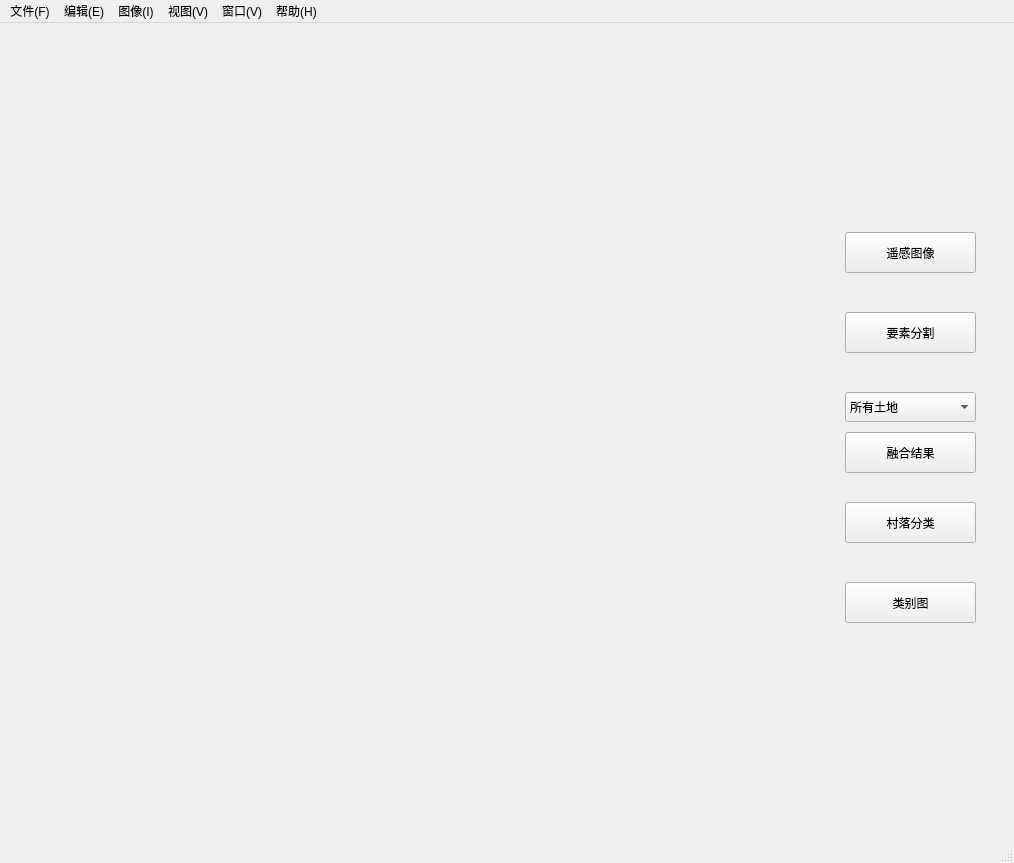
<?xml version="1.0" encoding="UTF-8"?>
<ui version="4.0">
 <class>MainWindow</class>
 <widget class="QMainWindow" name="MainWindow">
  <property name="geometry">
   <rect>
    <x>0</x>
    <y>0</y>
    <width>1014</width>
    <height>863</height>
   </rect>
  </property>
  <property name="windowTitle">
   <string>MainWindow</string>
  </property>
  <widget class="QWidget" name="centralwidget">
   <layout class="QHBoxLayout" name="horizontalLayout">
    <item>
     <widget class="QLabel" name="label">
      <property name="minimumSize">
       <size>
        <width>800</width>
        <height>800</height>
       </size>
      </property>
      <property name="text">
       <string/>
      </property>
      <property name="scaledContents">
       <bool>true</bool>
      </property>
     </widget>
    </item>
    <item>
     <widget class="QWidget" name="widget" native="true">
      <property name="minimumSize">
       <size>
        <width>190</width>
        <height>0</height>
       </size>
      </property>
      <property name="maximumSize">
       <size>
        <width>190</width>
        <height>16777215</height>
       </size>
      </property>
      <property name="layoutDirection">
       <enum>Qt::LeftToRight</enum>
      </property>
      <widget class="QPushButton" name="pushButton_remoteImg">
       <property name="geometry">
        <rect>
         <x>30</x>
         <y>200</y>
         <width>131</width>
         <height>41</height>
        </rect>
       </property>
       <property name="contextMenuPolicy">
        <enum>Qt::NoContextMenu</enum>
       </property>
       <property name="text">
        <string>遥感图像</string>
       </property>
      </widget>
      <widget class="QPushButton" name="pushButton_mtssPredict">
       <property name="geometry">
        <rect>
         <x>30</x>
         <y>280</y>
         <width>131</width>
         <height>41</height>
        </rect>
       </property>
       <property name="text">
        <string>要素分割</string>
       </property>
      </widget>
      <widget class="QComboBox" name="comboBox">
       <property name="geometry">
        <rect>
         <x>30</x>
         <y>360</y>
         <width>131</width>
         <height>30</height>
        </rect>
       </property>
       <property name="sizePolicy">
        <sizepolicy hsizetype="Preferred" vsizetype="Fixed">
         <horstretch>0</horstretch>
         <verstretch>0</verstretch>
        </sizepolicy>
       </property>
       <property name="font">
        <font>
         <weight>50</weight>
         <bold>false</bold>
         <kerning>false</kerning>
        </font>
       </property>
       <item>
        <property name="text">
         <string>所有土地</string>
        </property>
       </item>
       <item>
        <property name="text">
         <string>村落</string>
        </property>
       </item>
       <item>
        <property name="text">
         <string>山体</string>
        </property>
       </item>
       <item>
        <property name="text">
         <string>水系</string>
        </property>
       </item>
       <item>
        <property name="text">
         <string>植被</string>
        </property>
       </item>
       <item>
        <property name="text">
         <string>农田</string>
        </property>
       </item>
       <item>
        <property name="text">
         <string>荒地</string>
        </property>
       </item>
       <item>
        <property name="text">
         <string>未知区域</string>
        </property>
       </item>
      </widget>
      <widget class="QPushButton" name="pushButton_blend">
       <property name="geometry">
        <rect>
         <x>30</x>
         <y>400</y>
         <width>131</width>
         <height>41</height>
        </rect>
       </property>
       <property name="contextMenuPolicy">
        <enum>Qt::NoContextMenu</enum>
       </property>
       <property name="text">
        <string>融合结果</string>
       </property>
      </widget>
      <widget class="QPushButton" name="pushButton_display">
       <property name="geometry">
        <rect>
         <x>30</x>
         <y>550</y>
         <width>131</width>
         <height>41</height>
        </rect>
       </property>
       <property name="contextMenuPolicy">
        <enum>Qt::NoContextMenu</enum>
       </property>
       <property name="text">
        <string>类别图</string>
       </property>
      </widget>
      <widget class="QPushButton" name="pushButton_mtvcPredict">
       <property name="geometry">
        <rect>
         <x>30</x>
         <y>470</y>
         <width>131</width>
         <height>41</height>
        </rect>
       </property>
       <property name="contextMenuPolicy">
        <enum>Qt::NoContextMenu</enum>
       </property>
       <property name="text">
        <string>村落分类</string>
       </property>
      </widget>
     </widget>
    </item>
   </layout>
  </widget>
  <widget class="QMenuBar" name="menubar">
   <property name="geometry">
    <rect>
     <x>0</x>
     <y>0</y>
     <width>1014</width>
     <height>23</height>
    </rect>
   </property>
   <widget class="QMenu" name="menu_F">
    <property name="title">
     <string>文件(F)</string>
    </property>
    <addaction name="action_openImg"/>
    <addaction name="action_openDem"/>
    <addaction name="separator"/>
    <addaction name="action_loadSModel"/>
    <addaction name="action_loadCModel"/>
    <addaction name="separator"/>
    <addaction name="action_opendir"/>
    <addaction name="separator"/>
    <addaction name="action_saveImg"/>
    <addaction name="action_quit"/>
   </widget>
   <widget class="QMenu" name="menu_E">
    <property name="title">
     <string>编辑(E)</string>
    </property>
    <addaction name="separator"/>
    <addaction name="action_cleanImg"/>
    <addaction name="action_loadMask"/>
   </widget>
   <widget class="QMenu" name="menu_I">
    <property name="title">
     <string>图像(I)</string>
    </property>
   </widget>
   <widget class="QMenu" name="menu_V">
    <property name="title">
     <string>视图(V)</string>
    </property>
   </widget>
   <widget class="QMenu" name="menu_V_2">
    <property name="title">
     <string>窗口(V)</string>
    </property>
   </widget>
   <widget class="QMenu" name="menu_H">
    <property name="title">
     <string>帮助(H)</string>
    </property>
   </widget>
   <addaction name="menu_F"/>
   <addaction name="menu_E"/>
   <addaction name="menu_I"/>
   <addaction name="menu_V"/>
   <addaction name="menu_V_2"/>
   <addaction name="menu_H"/>
  </widget>
  <widget class="QStatusBar" name="statusbar"/>
  <action name="action_openImg">
   <property name="text">
    <string>加载遥感数据</string>
   </property>
  </action>
  <action name="action_loadSModel">
   <property name="text">
    <string>加载分割模型</string>
   </property>
  </action>
  <action name="action_saveImg">
   <property name="text">
    <string>保存图像</string>
   </property>
  </action>
  <action name="action_quit">
   <property name="text">
    <string>退出</string>
   </property>
  </action>
  <action name="action_cleanImg">
   <property name="text">
    <string>清空图层</string>
   </property>
  </action>
  <action name="action_opendir">
   <property name="text">
    <string>打开文件夹</string>
   </property>
  </action>
  <action name="action_openDem">
   <property name="text">
    <string>加载高程数据</string>
   </property>
  </action>
  <action name="action_loadCModel">
   <property name="text">
    <string>加载分类模型</string>
   </property>
  </action>
  <action name="action_loadMask">
   <property name="text">
    <string>加载特征图</string>
   </property>
  </action>
 </widget>
 <resources/>
 <connections>
  <connection>
   <sender>action_cleanImg</sender>
   <signal>triggered()</signal>
   <receiver>MainWindow</receiver>
   <slot>cleanImg()</slot>
   <hints>
    <hint type="sourcelabel">
     <x>-1</x>
     <y>-1</y>
    </hint>
    <hint type="destinationlabel">
     <x>506</x>
     <y>431</y>
    </hint>
   </hints>
  </connection>
  <connection>
   <sender>action_openImg</sender>
   <signal>triggered()</signal>
   <receiver>MainWindow</receiver>
   <slot>openImg()</slot>
   <hints>
    <hint type="sourcelabel">
     <x>-1</x>
     <y>-1</y>
    </hint>
    <hint type="destinationlabel">
     <x>506</x>
     <y>431</y>
    </hint>
   </hints>
  </connection>
  <connection>
   <sender>action_loadSModel</sender>
   <signal>triggered()</signal>
   <receiver>MainWindow</receiver>
   <slot>load_SModel()</slot>
   <hints>
    <hint type="sourcelabel">
     <x>-1</x>
     <y>-1</y>
    </hint>
    <hint type="destinationlabel">
     <x>506</x>
     <y>431</y>
    </hint>
   </hints>
  </connection>
  <connection>
   <sender>action_quit</sender>
   <signal>triggered()</signal>
   <receiver>MainWindow</receiver>
   <slot>quit()</slot>
   <hints>
    <hint type="sourcelabel">
     <x>-1</x>
     <y>-1</y>
    </hint>
    <hint type="destinationlabel">
     <x>506</x>
     <y>431</y>
    </hint>
   </hints>
  </connection>
  <connection>
   <sender>action_saveImg</sender>
   <signal>triggered()</signal>
   <receiver>MainWindow</receiver>
   <slot>saveImg()</slot>
   <hints>
    <hint type="sourcelabel">
     <x>-1</x>
     <y>-1</y>
    </hint>
    <hint type="destinationlabel">
     <x>506</x>
     <y>431</y>
    </hint>
   </hints>
  </connection>
  <connection>
   <sender>pushButton_mtssPredict</sender>
   <signal>clicked()</signal>
   <receiver>MainWindow</receiver>
   <slot>mtss_predict()</slot>
   <hints>
    <hint type="sourcelabel">
     <x>910</x>
     <y>332</y>
    </hint>
    <hint type="destinationlabel">
     <x>506</x>
     <y>431</y>
    </hint>
   </hints>
  </connection>
  <connection>
   <sender>pushButton_remoteImg</sender>
   <signal>clicked()</signal>
   <receiver>MainWindow</receiver>
   <slot>show_remoteImg()</slot>
   <hints>
    <hint type="sourcelabel">
     <x>910</x>
     <y>252</y>
    </hint>
    <hint type="destinationlabel">
     <x>506</x>
     <y>431</y>
    </hint>
   </hints>
  </connection>
  <connection>
   <sender>pushButton_display</sender>
   <signal>clicked()</signal>
   <receiver>MainWindow</receiver>
   <slot>display()</slot>
   <hints>
    <hint type="sourcelabel">
     <x>975</x>
     <y>622</y>
    </hint>
    <hint type="destinationlabel">
     <x>506</x>
     <y>431</y>
    </hint>
   </hints>
  </connection>
  <connection>
   <sender>pushButton_blend</sender>
   <signal>clicked()</signal>
   <receiver>MainWindow</receiver>
   <slot>blendImg()</slot>
   <hints>
    <hint type="sourcelabel">
     <x>910</x>
     <y>452</y>
    </hint>
    <hint type="destinationlabel">
     <x>506</x>
     <y>431</y>
    </hint>
   </hints>
  </connection>
  <connection>
   <sender>action_opendir</sender>
   <signal>triggered()</signal>
   <receiver>MainWindow</receiver>
   <slot>openDir()</slot>
   <hints>
    <hint type="sourcelabel">
     <x>-1</x>
     <y>-1</y>
    </hint>
    <hint type="destinationlabel">
     <x>506</x>
     <y>431</y>
    </hint>
   </hints>
  </connection>
  <connection>
   <sender>action_openDem</sender>
   <signal>triggered()</signal>
   <receiver>MainWindow</receiver>
   <slot>openDem()</slot>
   <hints>
    <hint type="sourcelabel">
     <x>-1</x>
     <y>-1</y>
    </hint>
    <hint type="destinationlabel">
     <x>506</x>
     <y>431</y>
    </hint>
   </hints>
  </connection>
  <connection>
   <sender>pushButton_mtvcPredict</sender>
   <signal>clicked()</signal>
   <receiver>MainWindow</receiver>
   <slot>mtvc_predict()</slot>
   <hints>
    <hint type="sourcelabel">
     <x>910</x>
     <y>522</y>
    </hint>
    <hint type="destinationlabel">
     <x>506</x>
     <y>431</y>
    </hint>
   </hints>
  </connection>
  <connection>
   <sender>action_loadCModel</sender>
   <signal>triggered()</signal>
   <receiver>MainWindow</receiver>
   <slot>load_CModel()</slot>
   <hints>
    <hint type="sourcelabel">
     <x>-1</x>
     <y>-1</y>
    </hint>
    <hint type="destinationlabel">
     <x>506</x>
     <y>431</y>
    </hint>
   </hints>
  </connection>
  <connection>
   <sender>action_loadMask</sender>
   <signal>triggered()</signal>
   <receiver>MainWindow</receiver>
   <slot>load_Mask()</slot>
   <hints>
    <hint type="sourcelabel">
     <x>-1</x>
     <y>-1</y>
    </hint>
    <hint type="destinationlabel">
     <x>506</x>
     <y>431</y>
    </hint>
   </hints>
  </connection>
 </connections>
 <slots>
  <slot>originalImg()</slot>
  <slot>openImg()</slot>
  <slot>load_SModel()</slot>
  <slot>saveImg()</slot>
  <slot>quit()</slot>
  <slot>mtss_predict()</slot>
  <slot>blendImg()</slot>
  <slot>cleanImg()</slot>
  <slot>openDem()</slot>
  <slot>paraCommit()</slot>
  <slot>paraDefault()</slot>
  <slot>openDir()</slot>
  <slot>mtvc_predict()</slot>
  <slot>display()</slot>
  <slot>load_CModel()</slot>
  <slot>load_Mask()</slot>
  <slot>show_remoteImg()</slot>
 </slots>
</ui>
